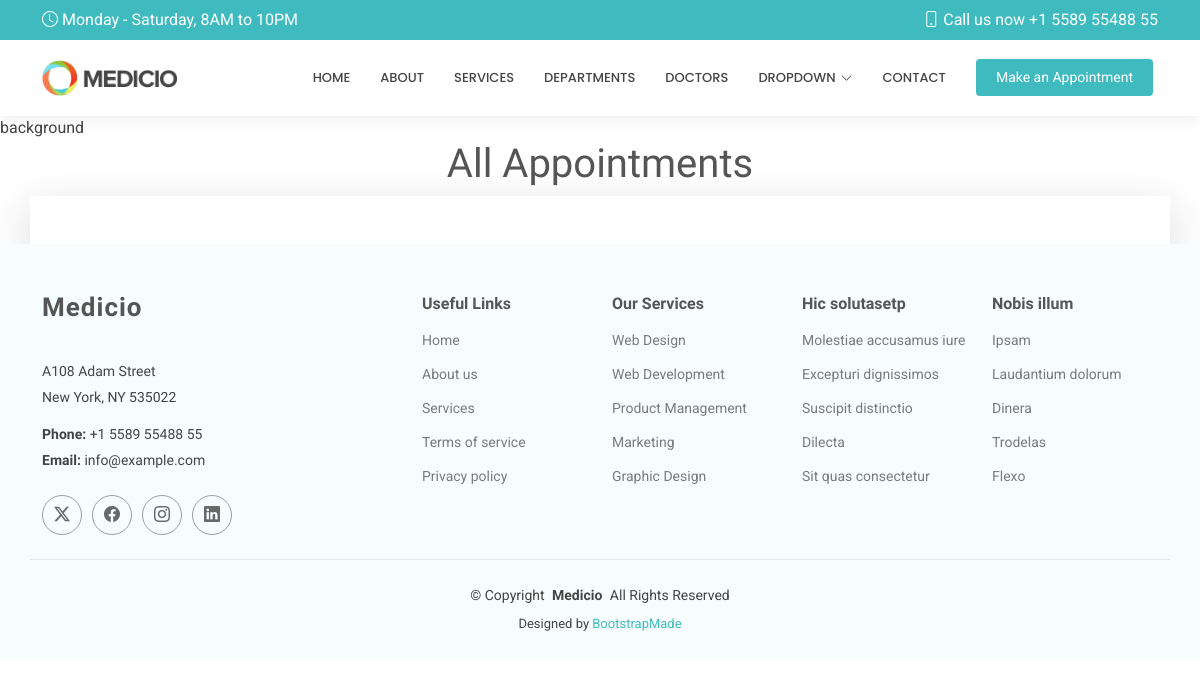
Before: /show/ with the older database file.
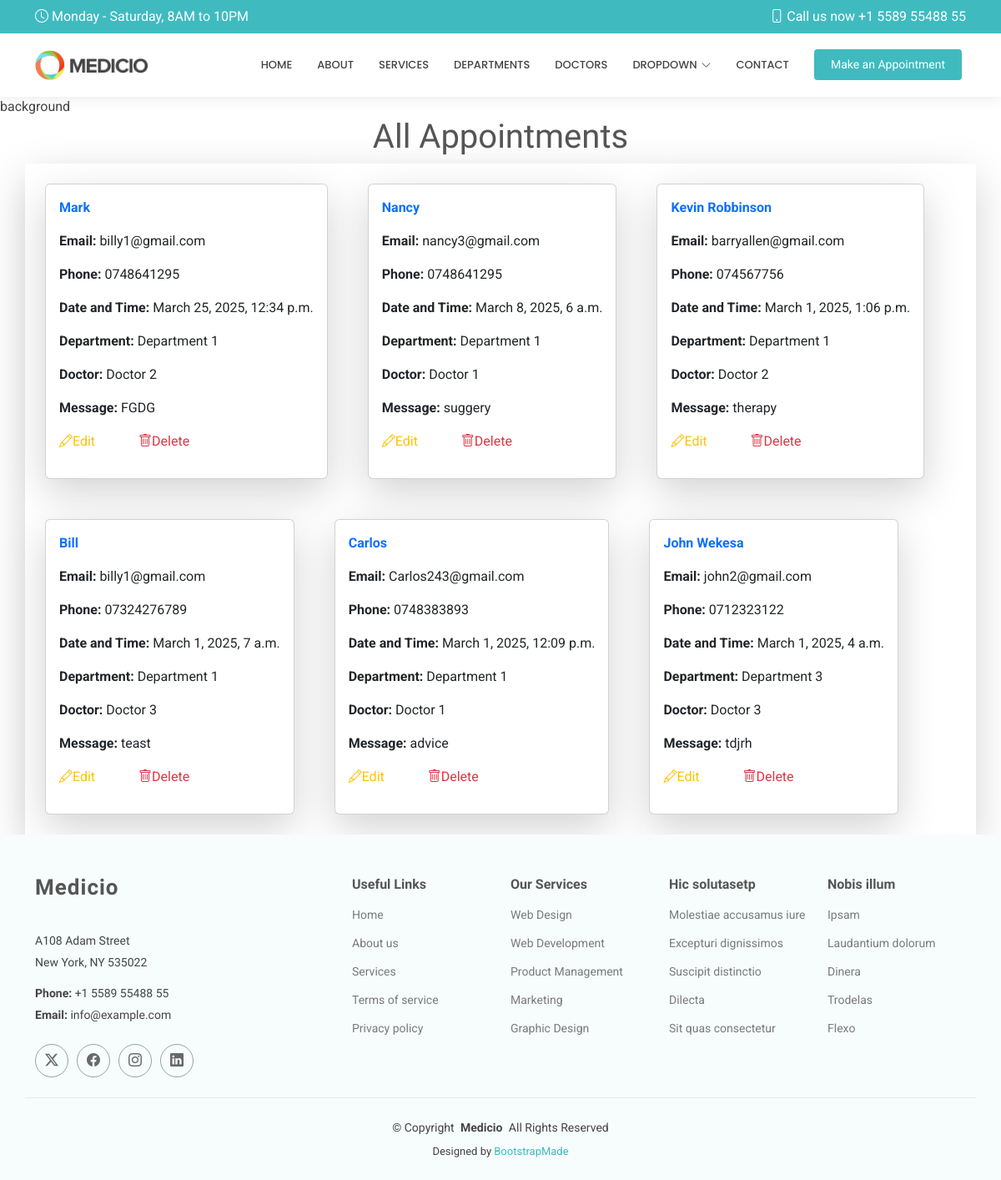
After: the same page with the newer database file.
### Hospitalapp/models.py (models this page shows, shortened)
class Appointment(models.Model):
    name = models.CharField(max_length=100)
    email = models.EmailField()
    phone  = models.CharField(max_length=100)
    date = models.DateTimeField()
    department = models.CharField(max_length=100)
    doctor = models.CharField(max_length=100)
    message = models.TextField()

### Hospitalapp/views.py (the view)
# urls.py: path('show/', views.show,name='show'),
def show(request):
    all = Appointment.objects.all()
    return render(request,'show.html',{'all':all})

### Templates/show.html (shortened to what this page needs)
{% extends 'starter-page.html' %}
{% load static %}
{% block content %}
background
<h1 style="text-align: center">All Appointments</h1>
<div class="d-flex flex-wrap gap-5 p-4 shadow-lg container">
  {% for x in all%}
<div class="card w-30 p-3 shadow-lg ">
<p class="fw-bolder text-primary">{{ x.name }} </p>
  <p> <b>Email:</b> {{ x.email }}</p>
  <p> <b>Phone:</b> {{ x.phone }}</p>
  <p> <b>Date and Time:</b> {{ x.date }}</p>
  <p> <b>Department:</b> {{ x.department }}</p>
  <p> <b>Doctor:</b> {{ x.doctor }}</p>
  <p> <b>Message:</b> {{ x.message }}</p>
  <p>
    <a href="{% url 'edit' x.id %}" class="text-warning me-5"><i class="bi bi-pencil"></i>Edit</a>
    <a href="/delete/{{ x.id }}" class="text-danger me-5">
      <i class="bi bi-trash"></i>Delete</a>
  </p>
</div>
{% endfor %}
</div>
 {% endblock %}

### Templates/starter-page.html (shortened to what this page needs)
<!DOCTYPE html>
<html lang="en">
<head>
    {% load static %}
  <link href="{% static 'assets/vendor/bootstrap/css/bootstrap.min.css' %}" rel="stylesheet">
  <link href="{% static 'assets/vendor/bootstrap-icons/bootstrap-icons.css' %}" rel="stylesheet">
  <link href="{% static 'assets/vendor/aos/aos.css" rel="stylesheet' %}">
  <link href="{% static 'assets/vendor/fontawesome-free/css/all.min.css' %}" rel="stylesheet">
  <link href="{% static 'assets/vendor/glightbox/css/glightbox.min.css' %}" rel="stylesheet">
  <link href="{% static 'assets/vendor/swiper/swiper-bundle.min.css' %}" rel="stylesheet">
  <link href="{% static 'assets/css/main.css' %}" rel="stylesheet">
</head>
<body class="starter-page-page">
  <header id="header" class="header sticky-top">
    <div class="topbar d-flex align-items-center">
      <div class="container d-flex justify-content-center justify-content-md-between">
        <div class="d-none d-md-flex align-items-center">
          <i class="bi bi-clock me-1"></i> Monday - Saturday, 8AM to 10PM
        </div>
        <div class="d-flex align-items-center">
          <i class="bi bi-phone me-1"></i> Call us now +1 5589 55488 55
        </div>
      </div>
    </div>
    <div class="branding d-flex align-items-center">
      <div class="container position-relative d-flex align-items-center justify-content-end">
        <a href="index.html" class="logo d-flex align-items-center me-auto">
          <img src="{% static 'assets/img/logo.png' %}" alt="">
        </a>
        <nav id="navmenu" class="navmenu">
          <ul>
            <li><a href="{% url 'home' %}">Home</a></li>
            <li><a href="{% url 'about' %}">About</a></li>
            <li><a href="{% url 'services' %}">Services</a></li>
            <li><a href="{% url 'departments' %}">Departments</a></li>
            <li><a href="{% url 'doctors' %}">Doctors</a></li>
            <li class="dropdown"><a href="#"><span>Dropdown</span> <i class="bi bi-chevron-down toggle-dropdown"></i></a>
            </li>
            <li><a href="{% url 'contact'%}">Contact</a></li>
          </ul>
        </nav>
        <a class="cta-btn" href="{% url 'appointment' %}">Make an Appointment</a>
      </div>
    </div>
  </header>
  <main class="main">
  {% block content %}
    {% endblock %}
  </main>
  <footer id="footer" class="footer light-background">
    <div class="container footer-top">
      <div class="row gy-4">
        <div class="col-lg-4 col-md-6 footer-about">
          <a href="index.html" class="logo d-flex align-items-center">
            <span class="sitename">Medicio</span>
          </a>
          <div class="footer-contact pt-3">
            <p>A108 Adam Street</p>
            <p>New York, NY 535022</p>
            <p class="mt-3"><strong>Phone:</strong> <span>+1 5589 55488 55</span></p>
            <p><strong>Email:</strong> <span>info@example.com</span></p>
          </div>
          <div class="social-links d-flex mt-4">
            <a href=""><i class="bi bi-twitter-x"></i></a>
            <a href=""><i class="bi bi-facebook"></i></a>
            <a href=""><i class="bi bi-instagram"></i></a>
            <a href=""><i class="bi bi-linkedin"></i></a>
          </div>
        </div>
        <div class="col-lg-2 col-md-3 footer-links">
          <h4>Useful Links</h4>
          <ul>
            <li><a href="#">Home</a></li>
            <li><a href="#">About us</a></li>
            <li><a href="#">Services</a></li>
            <li><a href="#">Terms of service</a></li>
            <li><a href="#">Privacy policy</a></li>
          </ul>
        </div>
        <div class="col-lg-2 col-md-3 footer-links">
          <h4>Our Services</h4>
          <ul>
            <li><a href="#">Web Design</a></li>
            <li><a href="#">Web Development</a></li>
            <li><a href="#">Product Management</a></li>
            <li><a href="#">Marketing</a></li>
            <li><a href="#">Graphic Design</a></li>
          </ul>
        </div>
        <div class="col-lg-2 col-md-3 footer-links">
          <h4>Hic solutasetp</h4>
          <ul>
            <li><a href="#">Molestiae accusamus iure</a></li>
            <li><a href="#">Excepturi dignissimos</a></li>
            <li><a href="#">Suscipit distinctio</a></li>
            <li><a href="#">Dilecta</a></li>
            <li><a href="#">Sit quas consectetur</a></li>
          </ul>
        </div>
        <div class="col-lg-2 col-md-3 footer-links">
          <h4>Nobis illum</h4>
          <ul>
            <li><a href="#">Ipsam</a></li>
            <li><a href="#">Laudantium dolorum</a></li>
            <li><a href="#">Dinera</a></li>
            <li><a href="#">Trodelas</a></li>
            <li><a href="#">Flexo</a></li>
          </ul>
        </div>
      </div>
    </div>
    <div class="container copyright text-center mt-4">
      <p>© <span>Copyright</span> <strong class="px-1 sitename">Medicio</strong> <span>All Rights Reserved</span></p>
      <div class="credits">
        Designed by <a href="https://bootstrapmade.com/">BootstrapMade</a>
      </div>
    </div>
  </footer>
</body>
</html>

### static/assets/css/main.css (style rules this page uses)
:root { --default-font: "Roboto", system-ui, -apple-system, "Segoe UI", Roboto, "Helvetica Neue", Arial, "Noto Sans", "Liberation Sans", sans-serif, "Apple Color Emoji", "Segoe UI Emoji", "Segoe UI Symbol", "Noto Color Emoji"; --heading-font: "Raleway", sans-serif; --nav-font: "Poppins", sans-serif; }
:root { --background-color: #ffffff; --default-color: #444444; --heading-color: #555555; --accent-color: #3fbbc0; --surface-color: #ffffff; --contrast-color: #ffffff; }
:root { --nav-color: #444444; --nav-hover-color: #3fbbc0; --nav-mobile-background-color: #ffffff; --nav-dropdown-background-color: #ffffff; --nav-dropdown-color: #444444; --nav-dropdown-hover-color: #3fbbc0; }
.light-background { --background-color: #f7fcfc; --surface-color: #ffffff; }
:root { scroll-behavior: smooth; }
body { color: var(--default-color); background-color: var(--background-color); font-family: var(--default-font); }
a { color: var(--accent-color); text-decoration: none; transition: 0.3s; }
h1, h2, h3, h4, h5, h6 { color: var(--heading-color); font-family: var(--heading-font); }
.header { color: var(--default-color); background-color: var(--background-color); transition: all 0.5s; z-index: 997; box-shadow: 0px 0 18px rgba(0, 0, 0, 0.1); }
.header .topbar { background-color: var(--accent-color); color: var(--contrast-color); height: 40px; padding: 0; transition: all 0.5s; }
.header .branding { min-height: 60px; padding: 10px 0; }
.header .logo { line-height: 1; }
.header .logo img { max-height: 36px; margin-right: 8px; }
.header .cta-btn, .header .cta-btn:focus { color: var(--contrast-color); background: var(--accent-color); font-size: 14px; padding: 8px 20px; margin: 0 5px 0 30px; border-radius: 4px; transition: 0.3s; }
@media (min-width: 1200px) { .navmenu { padding: 0; } }
@media (min-width: 1200px) { .navmenu ul { margin: 0; padding: 0; display: flex; list-style: none; align-items: center; } }
@media (min-width: 1200px) { .navmenu li { position: relative; } }
@media (min-width: 1200px) { .navmenu a, .navmenu a:focus { color: var(--nav-color); padding: 18px 15px; font-size: 13px; font-family: var(--nav-font); font-weight: 500; text-transform: uppercase; display: flex; align-items: center; justify-content: space-between; white-space: nowrap; transition: 0.3s; } }
@media (min-width: 1200px) { .navmenu a i, .navmenu a:focus i { font-size: 12px; line-height: 0; margin-left: 5px; transition: 0.3s; } }
@media (min-width: 1200px) { .navmenu li:last-child a { padding-right: 0; } }
.footer { color: var(--default-color); background-color: var(--background-color); font-size: 14px; position: relative; }
.footer .footer-top { padding-top: 50px; }
.footer .footer-about .logo { line-height: 1; margin-bottom: 25px; }
.footer .footer-about .logo span { color: var(--heading-color); font-family: var(--heading-font); font-size: 26px; font-weight: 700; letter-spacing: 1px; }
.footer .footer-about p { font-size: 14px; font-family: var(--heading-font); }
.footer .social-links a { display: flex; align-items: center; justify-content: center; width: 40px; height: 40px; border-radius: 50%; border: 1px solid color-mix(in srgb, var(--default-color), transparent 50%); font-size: 16px; color: color-mix(in srgb, var(--default-color), transparent 20%); margin-right: 10px; transition: 0.3s; }
.footer h4 { font-size: 16px; font-weight: bold; position: relative; padding-bottom: 12px; }
.footer .footer-links { margin-bottom: 30px; }
.footer .footer-links ul { list-style: none; padding: 0; margin: 0; }
.footer .footer-links ul li { padding: 10px 0; display: flex; align-items: center; }
.footer .footer-links ul li:first-child { padding-top: 0; }
.footer .footer-links ul a { color: color-mix(in srgb, var(--default-color), transparent 30%); display: inline-block; line-height: 1; }
.footer .footer-contact p { margin-bottom: 5px; }
.footer .copyright { padding: 25px 0; border-top: 1px solid color-mix(in srgb, var(--default-color), transparent 90%); }
.footer .copyright p { margin-bottom: 0; }
.footer .credits { margin-top: 8px; font-size: 13px; }

Changed rows visible on the page:
added Appointment: name "Mark", email "billy1@gmail.com", phone "0748641295", date "March 25, 2025, 12:34 p.m.", department "Department 1", doctor "Doctor 2", message "FGDG"
added Appointment: name "Nancy", email "nancy3@gmail.com", phone "0748641295", date "March 8, 2025, 6 a.m.", department "Department 1", doctor "Doctor 1", message "suggery"
added Appointment: name "Kevin Robbinson", email "barryallen@gmail.com", phone "074567756", date "March 1, 2025, 1:06 p.m.", department "Department 1", doctor "Doctor 2", message "therapy"
added Appointment: name "Bill", email "billy1@gmail.com", phone "07324276789", date "March 1, 2025, 7 a.m.", department "Department 1", doctor "Doctor 3", message "teast"
added Appointment: name "Carlos", email "Carlos243@gmail.com", phone "0748383893", date "March 1, 2025, 12:09 p.m.", department "Department 1", doctor "Doctor 1", message "advice"
added Appointment: name "John Wekesa", email "john2@gmail.com", phone "0712323122", date "March 1, 2025, 4 a.m.", department "Department 3", doctor "Doctor 3", message "tdjrh"
